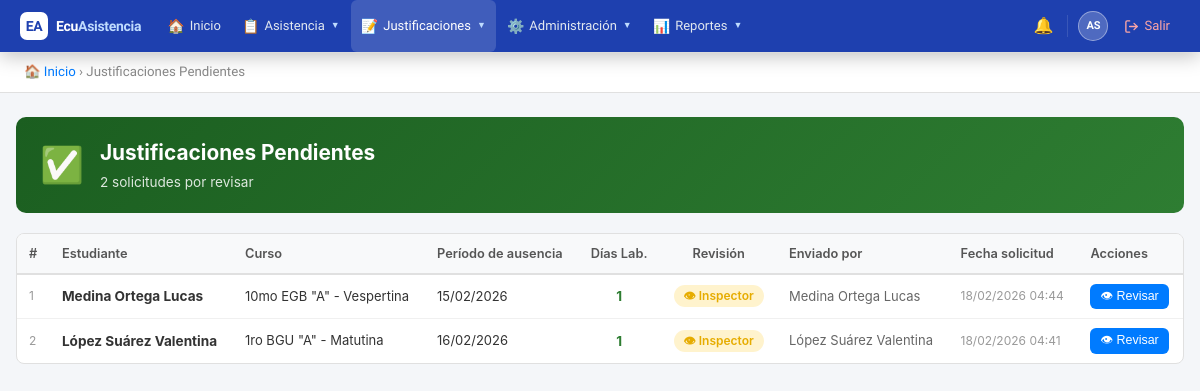
/public/?action=pending_justifications (signed in), run on the app's committed database.
### tables this page shows
CREATE TABLE `justifications` (
  `id` int(11) NOT NULL AUTO_INCREMENT,
  `attendance_id` int(11) NOT NULL,
  `student_id` int(11) NOT NULL,
  `submitted_by` int(11) NOT NULL,
  `reason` text NOT NULL,
  `document_path` varchar(255) DEFAULT NULL,
  `status` enum('pendiente','aprobado','rechazado') DEFAULT 'pendiente',
  `reviewed_by` int(11) DEFAULT NULL,
  `review_notes` text DEFAULT NULL,
  `created_at` timestamp NOT NULL DEFAULT current_timestamp(),
  `updated_at` timestamp NOT NULL DEFAULT current_timestamp() ON UPDATE current_timestamp(),
  PRIMARY KEY (`id`),
  KEY `attendance_id` (`attendance_id`),
  KEY `submitted_by` (`submitted_by`),
  KEY `reviewed_by` (`reviewed_by`),
  KEY `idx_status` (`status`),
  KEY `idx_student` (`student_id`),
  CONSTRAINT `justifications_ibfk_1` FOREIGN KEY (`attendance_id`) REFERENCES `attendances` (`id`) ON DELETE CASCADE,
  CONSTRAINT `justifications_ibfk_2` FOREIGN KEY (`student_id`) REFERENCES `users` (`id`),
  CONSTRAINT `justifications_ibfk_3` FOREIGN KEY (`submitted_by`) REFERENCES `users` (`id`),
  CONSTRAINT `justifications_ibfk_4` FOREIGN KEY (`reviewed_by`) REFERENCES `users` (`id`)
);

CREATE TABLE `courses` (
  `id` int(11) NOT NULL AUTO_INCREMENT,
  `institution_id` int(11) NOT NULL,
  `school_year_id` int(11) NOT NULL,
  `name` varchar(100) NOT NULL,
  `grade_level` varchar(50) DEFAULT NULL,
  `parallel` varchar(10) DEFAULT NULL,
  `shift_id` int(11) NOT NULL,
  `created_at` timestamp NOT NULL DEFAULT current_timestamp(),
  `updated_at` timestamp NOT NULL DEFAULT current_timestamp() ON UPDATE current_timestamp(),
  PRIMARY KEY (`id`),
  KEY `institution_id` (`institution_id`),
  KEY `school_year_id` (`school_year_id`),
  KEY `shift_id` (`shift_id`),
  CONSTRAINT `courses_ibfk_1` FOREIGN KEY (`institution_id`) REFERENCES `institutions` (`id`),
  CONSTRAINT `courses_ibfk_2` FOREIGN KEY (`school_year_id`) REFERENCES `school_years` (`id`),
  CONSTRAINT `courses_ibfk_3` FOREIGN KEY (`shift_id`) REFERENCES `shifts` (`id`)
);

CREATE TABLE `attendances` (
  `id` int(11) NOT NULL AUTO_INCREMENT,
  `student_id` int(11) NOT NULL,
  `course_id` int(11) NOT NULL,
  `subject_id` int(11) NOT NULL,
  `teacher_id` int(11) NOT NULL,
  `school_year_id` int(11) NOT NULL,
  `shift_id` int(11) NOT NULL,
  `date` date NOT NULL,
  `hour_period` varchar(20) DEFAULT NULL,
  `status` enum('presente','ausente','tardanza','justificado') NOT NULL,
  `observation` text DEFAULT NULL,
  `created_at` timestamp NOT NULL DEFAULT current_timestamp(),
  `updated_at` timestamp NOT NULL DEFAULT current_timestamp() ON UPDATE current_timestamp(),
  PRIMARY KEY (`id`),
  KEY `course_id` (`course_id`),
  KEY `subject_id` (`subject_id`),
  KEY `teacher_id` (`teacher_id`),
  KEY `school_year_id` (`school_year_id`),
  KEY `shift_id` (`shift_id`),
  KEY `idx_date` (`date`),
  KEY `idx_student` (`student_id`),
  CONSTRAINT `attendances_ibfk_1` FOREIGN KEY (`student_id`) REFERENCES `users` (`id`),
  CONSTRAINT `attendances_ibfk_2` FOREIGN KEY (`course_id`) REFERENCES `courses` (`id`),
  CONSTRAINT `attendances_ibfk_3` FOREIGN KEY (`subject_id`) REFERENCES `subjects` (`id`),
  CONSTRAINT `attendances_ibfk_4` FOREIGN KEY (`teacher_id`) REFERENCES `users` (`id`),
  CONSTRAINT `attendances_ibfk_5` FOREIGN KEY (`school_year_id`) REFERENCES `school_years` (`id`),
  CONSTRAINT `attendances_ibfk_6` FOREIGN KEY (`shift_id`) REFERENCES `shifts` (`id`)
);

### controllers/JustificationController.php (called while the page is built, shortened)
<?php
require_once BASE_PATH . '/models/Justification.php';
class JustificationController {
    private $justificationModel;
    public function __construct() {
        $db = new Database();
        $this->justificationModel  = new Justification($db);
    }
    public function pending() {
        $justifications = $this->justificationModel->getPending();
        include BASE_PATH . '/views/justifications/pending.php';
    }
}

### config/database.php (called while the page is built)
<?php
class Database {
    private $host = 'localhost';
    private $db = 'ecuasistencia2026_db';
    private $user = 'root';
    private $pass = '';
    private $charset = 'utf8mb4';
    private $pdo;
    public function connect() {
        if ($this->pdo === null) {
            $dsn = "mysql:host={$this->host};dbname={$this->db};charset={$this->charset}";
            $options = [
                PDO::ATTR_ERRMODE => PDO::ERRMODE_EXCEPTION,
                PDO::ATTR_DEFAULT_FETCH_MODE => PDO::FETCH_ASSOC,
                PDO::ATTR_EMULATE_PREPARES => false,
            ];
            try {
                $this->pdo = new PDO($dsn, $this->user, $this->pass, $options);
            } catch (PDOException $e) {
                die('Error de conexión: ' . $e->getMessage());
            }
        }
        return $this->pdo;
    }
}

### models/Justification.php (called while the page is built, shortened)
<?php
class Justification {
    private $db;
    public function __construct($database) {
        $this->db = $database->connect();
    }
    public function getPending() {
        $sql = "SELECT j.*,
                CONCAT(u.last_name, ' ', u.first_name) as student_name,
                CONCAT(s.last_name, ' ', s.first_name) as submitted_by_name,
                a.date as attendance_date,
                sub.name as subject_name,
                c.name as course_name
                FROM justifications j
                INNER JOIN users u ON j.student_id = u.id
                INNER JOIN users s ON j.submitted_by = s.id
                INNER JOIN attendances a ON j.attendance_id = a.id
                INNER JOIN subjects sub ON a.subject_id = sub.id
                LEFT JOIN course_students cs ON u.id = cs.student_id
                LEFT JOIN courses c ON cs.course_id = c.id
                WHERE j.status = 'pendiente'
                ORDER BY j.created_at DESC";
        $stmt = $this->db->query($sql);
        return $stmt->fetchAll();
    }
}

### views/justifications/pending.php (the view, shortened to what this page needs)
<!DOCTYPE html>
<html lang="es">
<head>
</head>
<body>
<?php include BASE_PATH . '/views/partials/navbar.php'; ?>
<div class="breadcrumb">
    <a href="?action=dashboard">🏠 Inicio</a> &rsaquo; Justificaciones Pendientes
</div>
<div class="container">
    <div class="page-header" style="background:linear-gradient(135deg,#1b5e20,#2e7d32);">
        <div class="ph-icon">✅</div>
        <div>
            <h1>Justificaciones Pendientes</h1>
            <p><?= count($justifications) ?> solicitud<?= count($justifications)!=1?'es':'' ?> por revisar</p>
        </div>
    </div>
    <?php if(empty($justifications)): ?>
    <div class="empty-state">
        <div class="icon">📭</div>
        <p>No hay justificaciones pendientes de revisión.</p>
    </div>
    <?php else: ?>
    <div class="table-wrap">
        <table>
            <thead>
                <tr>
                    <th>#</th>
                    <th>Estudiante</th>
                    <th>Curso</th>
                    <th>Período de ausencia</th>
                    <th style="text-align:center;">Días Lab.</th>
                    <th style="text-align:center;">Revisión</th>
                    <th>Enviado por</th>
                    <th>Fecha solicitud</th>
                    <th>Acciones</th>
                </tr>
            </thead>
            <tbody>
                <?php $i = 1; foreach($justifications as $just):
                    $days = (int)($just['working_days'] ?? 1);
                    $canApprove = $just['can_approve'] ?? 'inspector';
                    if ($canApprove === 'tutor') {
                        $approverLabel = '🎓 Tutor';
                        $approverColor = 'badge-green';
                    } elseif ($canApprove === 'inspector') {
                        $approverLabel = '👁 Inspector';
                        $approverColor = 'badge-yellow';
                    } else {
                        $approverLabel = '⚙️ Autoridad';
                        $approverColor = 'badge-red';
                    }
                    if (!empty($just['date_from'])) {
                        $dateFrom = date('d/m/Y', strtotime($just['date_from']));
                        $dateTo   = !empty($just['date_to']) && $just['date_to'] !== $just['date_from']
                            ? date('d/m/Y', strtotime($just['date_to']))
                            : null;
                        $period   = $dateTo ? "$dateFrom al $dateTo" : $dateFrom;
                    } elseif (!empty($just['attendance_date'])) {
                        $period = date('d/m/Y', strtotime($just['attendance_date']));
                    } else {
                        $period = '—';
                    }
                ?>
                <tr>
                    <td style="color:#999;font-size:12px;"><?= $i++ ?></td>
                    <td><strong><?= htmlspecialchars($just['student_name']) ?></strong></td>
                    <td style="font-size:13px;"><?= htmlspecialchars($just['course_name'] ?? '—') ?></td>
                    <td style="font-size:13px;"><?= $period ?></td>
                    <td style="text-align:center;">
                        <span style="font-weight:700;color:<?= $days<=3?'#2e7d32':'#f57f17' ?>">
                            <?= $days ?>
                        </span>
                    </td>
                    <td style="text-align:center;">
                        <span class="badge <?= $approverColor ?>"><?= $approverLabel ?></span>
                    </td>
                    <td style="font-size:13px;color:#666;"><?= htmlspecialchars($just['submitted_by_name']) ?></td>
                    <td style="font-size:12px;color:#999;"><?= date('d/m/Y H:i', strtotime($just['created_at'])) ?></td>
                    <td>
                        <button class="btn btn-primary btn-sm"
                            onclick="openReview(
                                <?= $just['id'] ?>,
                                <?= json_encode($just['reason'] ?? '') ?>,
                                <?= json_encode($just['document_path'] ?? '') ?>,
                                <?= json_encode($period) ?>,
                                <?= $days ?>
                            )">👁 Revisar</button>
                    </td>
                </tr>
                <?php endforeach; ?>
            </tbody>
        </table>
    </div>
    <?php endif; ?>
</div>
</body>
</html>

### public/css/global.css (style rules this page uses)
* { box-sizing: border-box; margin: 0; padding: 0; }
body { font-family: -apple-system, BlinkMacSystemFont, 'Segoe UI', Roboto, sans-serif; background: #f4f6f9; color: #333; font-size: 14px; line-height: 1.5; }
.breadcrumb { padding: 10px 24px; background: #fff; border-bottom: 1px solid #e0e0e0; font-size: 0.83rem; color: #888; }
.breadcrumb a { color: #007bff; text-decoration: none; }
.container { max-width: 1200px; margin: 24px auto; padding: 0 16px; }
.page-header { background: linear-gradient(135deg, #007bff, #0056b3); color: #fff; border-radius: 10px; padding: 20px 24px; margin-bottom: 20px; display: flex; align-items: center; gap: 16px; }
.page-header .ph-icon { font-size: 2.2rem; }
.page-header h1 { font-size: 1.3rem; font-weight: 700; }
.page-header p { font-size: 0.85rem; opacity: 0.85; margin-top: 4px; }
.table-wrap { background: #fff; border: 1px solid #e0e0e0; border-radius: 8px; overflow: hidden; }
table { width: 100%; border-collapse: collapse; }
thead th { background: #f8f9fa; padding: 10px 12px; text-align: left; font-size: 0.8rem; font-weight: 600; color: #555; border-bottom: 2px solid #e0e0e0; white-space: nowrap; }
tbody td { padding: 9px 12px; border-bottom: 1px solid #f0f0f0; font-size: 0.85rem; vertical-align: middle; }
tbody tr:last-child td { border-bottom: none; }
.badge { display: inline-block; padding: 2px 10px; border-radius: 12px; font-size: 0.75rem; font-weight: 600; }
.badge-yellow { background: #fff3cd; color: #e6ac00; }
.btn { padding: 7px 16px; border-radius: 6px; border: none; cursor: pointer; font-size: 0.85rem; font-weight: 500; text-decoration: none; display: inline-flex; align-items: center; gap: 5px; transition: opacity 0.15s, transform 0.1s; line-height: 1.4; }
.btn-primary { background: #007bff; color: #fff; }
.btn-sm { padding: 4px 10px; font-size: 0.78rem; }

### views/partials/navbar.php (style rules this page uses)
:root { --nav-bg: #1e40af; --nav-accent: #60a5fa; --nav-hover: rgba(96,165,250,0.18); --nav-text: #e2e8f0; --nav-muted: #bfdbfe; --nav-border: rgba(255,255,255,0.12); --nav-dd-bg: #1d4ed8; --nav-dd-hover:#2563eb; --nav-height: 52px; }
*, *::before, *::after { box-sizing: border-box; }
.breadcrumb { padding: 9px 24px; background: #fff; border-bottom: 1px solid #e8ecf0; font-size: 0.82rem; color: #94a3b8; font-family: 'Plus Jakarta Sans', system-ui, sans-serif; }
.breadcrumb a { color: #3b82f6; text-decoration: none; }

### data on the page
justifications: student_name "Medina Ortega Lucas", courses.name "10mo EGB \"A\" - Vespertina", attendance.date "15/02/2026", days "1", approverLabel "👁 Inspector", submitted_by_name "Medina Ortega Lucas", created_at "18/02/2026 04:44"
justifications: student_name "López Suárez Valentina", courses.name "1ro BGU \"A\" - Matutina", attendance.date "16/02/2026", days "1", approverLabel "👁 Inspector", submitted_by_name "López Suárez Valentina", created_at "18/02/2026 04:41"

### other printed values
count($justifications) "2"
